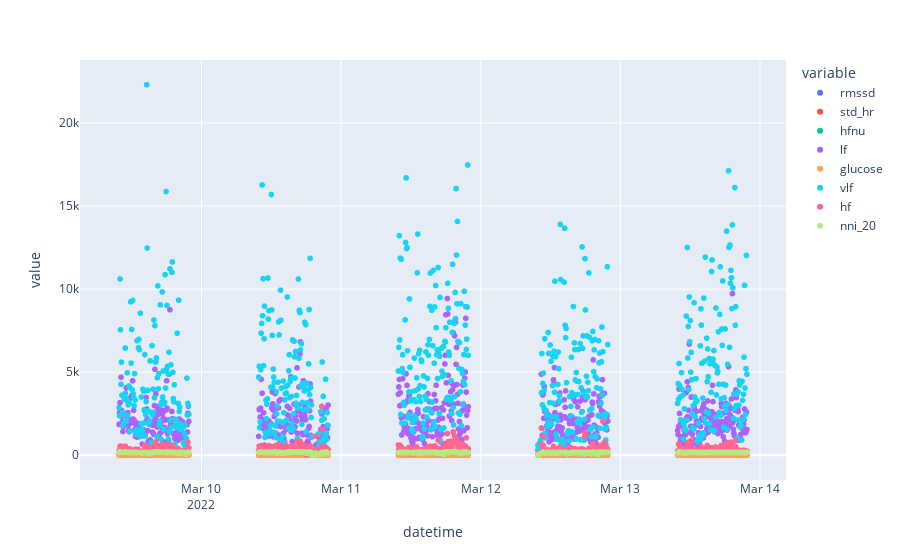

The code cell stored with this chart in its notebook:
### Code cell
px.scatter(train_best_feat)

### Figure 1 — Plotly figure (JSON) as saved in the notebook; plotly's stock layout.template omitted (floating-point values rounded to 4 significant figures; data arrays with more than 128 entries replaced by an {"elided": "..."} marker saying what was removed)
{"data": [{"hovertemplate": "variable=rmssd<br>datetime=%{x}<br>value=%{y}<extra></extra>", "legendgroup": "rmssd", "marker": {"color": "#636efa", "symbol": "circle"}, "mode": "markers", "name": "rmssd", "showlegend": true, "type": "scattergl", "x": {"elided": "723 str values"}, "xaxis": "x", "y": {"elided": "723 float values"}, "yaxis": "y"}, {"hovertemplate": "variable=std_hr<br>datetime=%{x}<br>value=%{y}<extra></extra>", "legendgroup": "std_hr", "marker": {"color": "#EF553B", "symbol": "circle"}, "mode": "markers", "name": "std_hr", "showlegend": true, "type": "scattergl", "x": {"elided": "723 str values"}, "xaxis": "x", "y": {"elided": "723 float values"}, "yaxis": "y"}, {"hovertemplate": "variable=hfnu<br>datetime=%{x}<br>value=%{y}<extra></extra>", "legendgroup": "hfnu", "marker": {"color": "#00cc96", "symbol": "circle"}, "mode": "markers", "name": "hfnu", "showlegend": true, "type": "scattergl", "x": {"elided": "723 str values"}, "xaxis": "x", "y": {"elided": "723 float values"}, "yaxis": "y"}, {"hovertemplate": "variable=lf<br>datetime=%{x}<br>value=%{y}<extra></extra>", "legendgroup": "lf", "marker": {"color": "#ab63fa", "symbol": "circle"}, "mode": "markers", "name": "lf", "showlegend": true, "type": "scattergl", "x": {"elided": "723 str values"}, "xaxis": "x", "y": {"elided": "723 float values"}, "yaxis": "y"}, {"hovertemplate": "variable=glucose<br>datetime=%{x}<br>value=%{y}<extra></extra>", "legendgroup": "glucose", "marker": {"color": "#FFA15A", "symbol": "circle"}, "mode": "markers", "name": "glucose", "showlegend": true, "type": "scattergl", "x": {"elided": "723 str values"}, "xaxis": "x", "y": {"elided": "723 float values"}, "yaxis": "y"}, {"hovertemplate": "variable=vlf<br>datetime=%{x}<br>value=%{y}<extra></extra>", "legendgroup": "vlf", "marker": {"color": "#19d3f3", "symbol": "circle"}, "mode": "markers", "name": "vlf", "showlegend": true, "type": "scattergl", "x": {"elided": "723 str values"}, "xaxis": "x", "y": {"elided": "723 float values"}, "yaxis": "y"}, {"hovertemplate": "variable=hf<br>datetime=%{x}<br>value=%{y}<extra></extra>", "legendgroup": "hf", "marker": {"color": "#FF6692", "symbol": "circle"}, "mode": "markers", "name": "hf", "showlegend": true, "type": "scattergl", "x": {"elided": "723 str values"}, "xaxis": "x", "y": {"elided": "723 float values"}, "yaxis": "y"}, {"hovertemplate": "variable=nni_20<br>datetime=%{x}<br>value=%{y}<extra></extra>", "legendgroup": "nni_20", "marker": {"color": "#B6E880", "symbol": "circle"}, "mode": "markers", "name": "nni_20", "showlegend": true, "type": "scattergl", "x": {"elided": "723 str values"}, "xaxis": "x", "y": {"elided": "723 float values"}, "yaxis": "y"}], "layout": {"legend": {"title": {"text": "variable"}, "tracegroupgap": 0}, "margin": {"t": 60}, "xaxis": {"anchor": "y", "domain": [0, 1], "title": {"text": "datetime"}}, "yaxis": {"anchor": "x", "domain": [0, 1], "title": {"text": "value"}}}}
